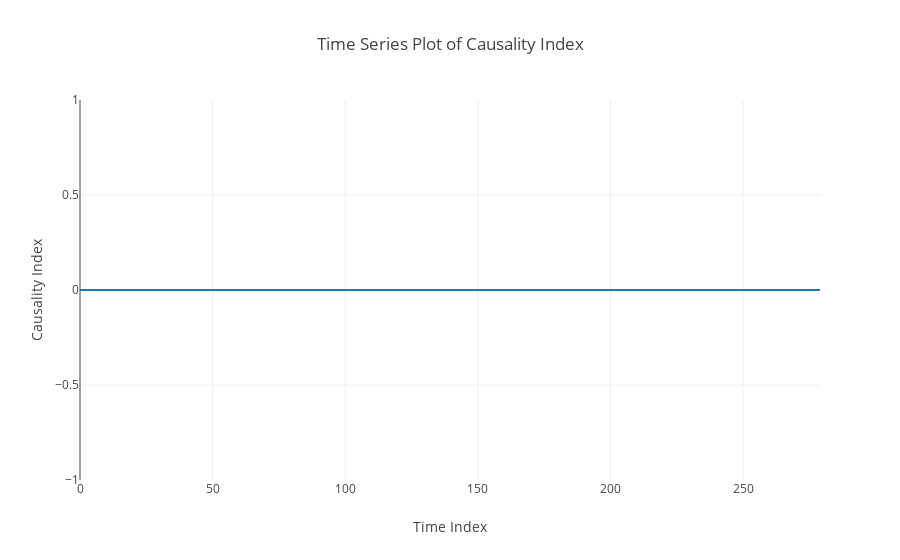

This figure's notebook cell:
### Code cell
calc_causality(data=target, target=data, scope=100, show_causality_time_series=True);

### Figure 1 — Plotly figure (JSON) as saved in the notebook; plotly's stock layout.template omitted (floating-point values rounded to 4 significant figures; data arrays with more than 128 entries replaced by an {"elided": "..."} marker saying what was removed)
{"data": [{"mode": "lines", "type": "scatter", "x": {"elided": "280 int values"}, "y": {"elided": "280 int values"}}], "layout": {"showlegend": false, "title": "Time Series Plot of Causality Index", "xaxis": {"title": "Time Index"}, "yaxis": {"title": "Causality Index"}}}
